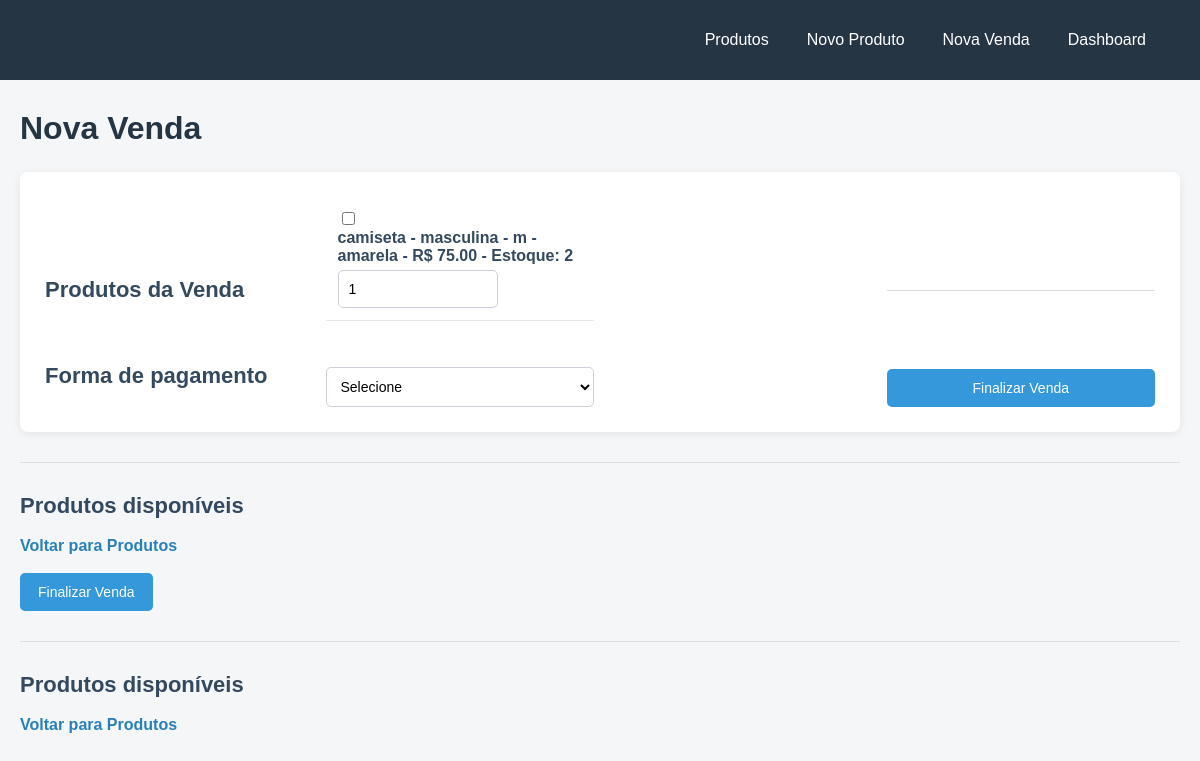
/vendas/nova, run on an earlier commit of the app's database.
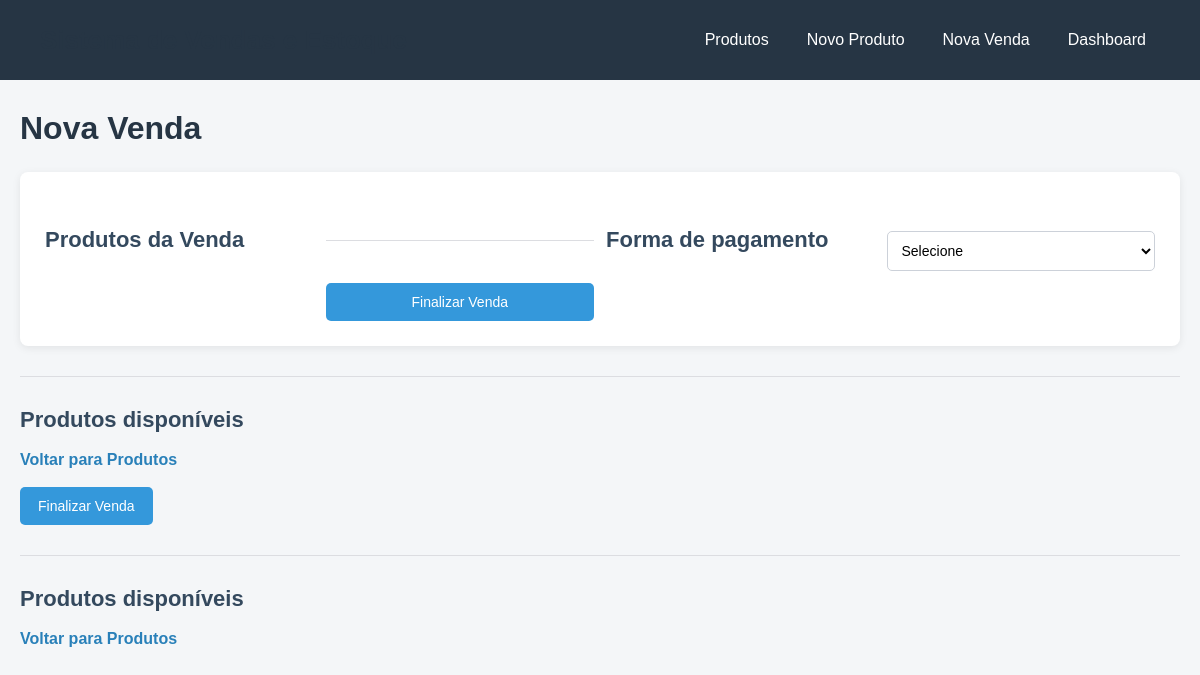
And on a later commit of the database.
### tables this page shows
CREATE TABLE produtos (
    id INTEGER PRIMARY KEY AUTOINCREMENT,
    nome TEXT NOT NULL,
    categoria TEXT,
    tamanho TEXT,
    cor TEXT,
    preco_custo REAL,
    preco_venda REAL NOT NULL,
    quantidade_estoque INTEGER NOT NULL DEFAULT 0,
    ativo INTEGER DEFAULT 1,
    criado_em TEXT DEFAULT CURRENT_TIMESTAMP
);

### app.py (the view, shortened to what this page needs)
@app.route("/vendas/nova", methods=["GET", "POST"])
def nova_venda():
    conn = get_connection()
    produtos = conn.execute(
        "SELECT * FROM produtos WHERE ativo = 1 AND quantidade_estoque > 0 ORDER BY nome"
    ).fetchall()
    conn.close()
    return render_template("nova_venda.html", produtos=produtos)

### database.py (called while the page is built)
def get_connection():
    conn = sqlite3.connect(DB_PATH)
    conn.row_factory = sqlite3.Row  # permite acessar por nome de coluna
    conn.execute("PRAGMA foreign_keys = ON")
    return conn

### templates/nova_venda.html (shortened to what this page needs)
{% extends "base.html" %}
{% block content %}
<h1>Nova Venda</h1>
<form method="POST">
    <h2>Produtos da Venda</h2>
    {% for produto in produtos %}
<div>
    <input
        type="checkbox"
        name="produto_id"
        value="{{ produto.id }}"
    >
    <label>
        {{ produto.nome }} - {{ produto.categoria }} - {{ produto.tamanho }} - {{ produto.cor }}
        - R$ {{ "%.2f"|format(produto.preco_venda) }}
        - Estoque: {{ produto.quantidade_estoque }}
    </label>
    <input
        type="number"
        name="quantidade_{{ produto.id }}"
        min="1"
        max="{{ produto.quantidade_estoque }}"
        value="1"
    >
</div>
<br>
    {% endfor %}
    <hr>
    <h2>Forma de pagamento</h2>
    <select name="forma_pagamento" required>
        <option value="">Selecione</option>
    </select>
    <br><br>
    <button type="submit">
        Finalizar Venda
    </button>
</form>
<hr>
<h2>Produtos disponíveis</h2>
<a href="{{ url_for('listar_produtos') }}">Voltar para Produtos</a>
<br><br>
<button type="submit">
    Finalizar Venda
</button>
<hr>
<h2>Produtos disponíveis</h2>
<a href="{{ url_for('listar_produtos') }}">Voltar para Produtos</a>
{% endblock %}

What changed in the data, as far as the page shows it:
removed produtos: nome "camiseta", categoria "masculina", tamanho "m", cor "amarela", preco_venda "75.00", quantidade_estoque "2"
